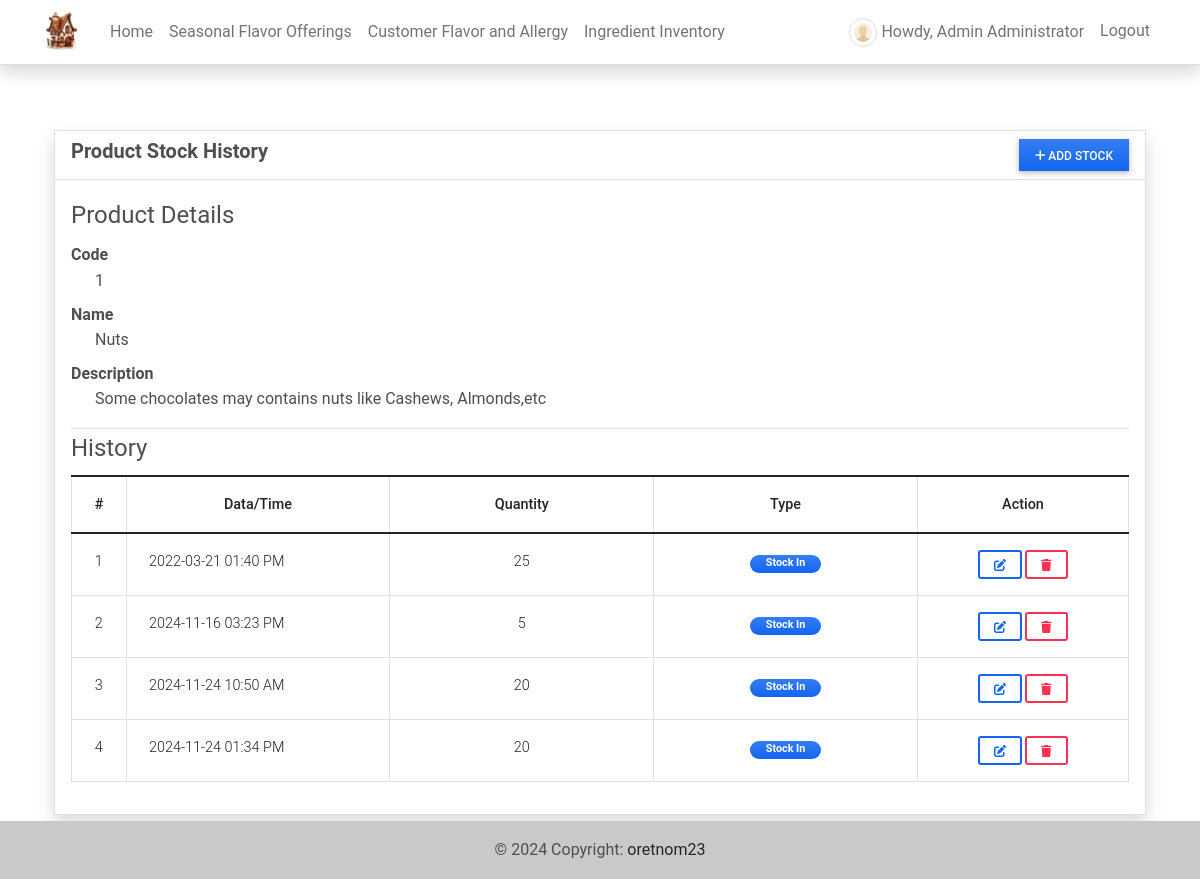
Screenshot of /inventory/1 (signed in) with the database file from the repository.
### imsApp/models.py (models this page shows, shortened)
class Product(models.Model):
    code=models.CharField(max_length=100, blank=True, null=True)
    name=models.CharField(max_length=250, blank=True, null=True)
    description = models.TextField()
    price = models.FloatField(default=0)
    status = models.CharField(max_length=2, choices=(('1','Active'),('2','Inactive')), default=0)
    date_created = models.DateTimeField(default=timezone.now)
    date_updated = models.DateTimeField(auto_now=True)
    def __str__(self):
        return self.code + ' - ' + self.name

class Stock(models.Model):
    product = models.ForeignKey(Product, on_delete=models.CASCADE)
    quantity = models.FloatField(default=0)
    type = models.CharField(max_length=2,choices=(('1','Stock-in'),('2','Stock-Out')), default = 0)
    date_created = models.DateTimeField(default=timezone.now)
    date_updated = models.DateTimeField(auto_now=True)

### imsApp/views.py (the view)
# urls.py: path('inventory/<int:pk>',views.inv_history,name='inventory-history-page'),
@login_required
def inv_history(request, pk= None):
    context['page_title'] = 'Inventory History'
    if pk is None:
        messages.error(request, "Product ID is not recognized")
        return redirect('inventory-page')
    else:
        product = Product.objects.get(id = pk)
        stocks = Stock.objects.filter(product = product).all()
        context['product'] = product
        context['stocks'] = stocks
        return render(request, 'inventory-history.html', context )

### imsApp/templates/inventory-history.html (shortened to what this page needs)
{% extends 'base.html' %} {% load humanize %} {% block pageContent %}
<div class="container pt-3">
    <div class="card card-default border shadow rounded-0">
        <div class="card-header">
            <div class="w-100 d-flex justify-content-between">
                <h5 class="fw-bolder card-title">Product Stock History</h5>
                <button class="btn btn-primary btn-sm rounded-0 bg-gradient px-3" type="button" id="add_stock"><i class="fa fa-plus"></i> Add Stock</button>
            </div>
        </div>
        <div class="card-body">
            <div class="conteiner-fluid">
                <fieldset class="border-bottom">
                    <legend>Product Details</legend>
                    <dl>
                        <dt class="tex-muted">Code</dt>
                        <dd class="ps-4">{{ product.code }}</dd>
                        <dt class="tex-muted">Name</dt>
                        <dd class="ps-4">{{ product.name }}</dd>
                        <dt class="tex-muted">Description</dt>
                        <dd class="ps-4">{{ product.description }}</dd>
                    </dl>
                </fieldset>
                <fieldset>
                    <legend>History</legend>
                    <table class="table table-bordered" id="stock-tbl">
                        <colgroup>
                            <col width="5%">
                            <col width="25%">
                            <col width="25%">
                            <col width="25%">
                            <col width="20%">
                        </colgroup>
                        <thead>
                            <th class="text-center">#</th>
                            <th class="text-center">Data/Time</th>
                            <th class="text-center">Quantity</th>
                            <th class="text-center">Type</th>
                            <th class="text-center">Action</th>
                        </thead>
                        <tbody>
                            {% for stock in stocks %}
                            <tr>
                                <td class="text-center">{{ forloop.counter }}</td>
                                <td class="">{{ stock.date_created|date:"Y-m-d h:i A" }}</td>
                                <td class="text-center">{{ stock.quantity|floatformat:0|intcomma }}</td>
                                <td class="text-center">
                                    {% if stock.type == '1' %}
                                    <span class="badge px-3 rounded-pill bg-primary bg-gradient">Stock In</span> {% else %}
                                    <span class="badge px-3 rounded-pill bg-danger bg-gradient">Stock Out</span> {% endif %}
                                </td>
                                <td class="text-center">
                                    {% if stock.type == '1' %}
                                    <a class="btn btn-outline-primary btn-sm edit-data" href="javascript:void(0)" data-id="{{ stock.pk }}" title="Edit">
                                        <i class="fa fa-edit"></i>
                                    </a>
                                    <button class="btn btn-outline-danger btn-sm delete-data" type="button" data-id="{{ stock.pk }}" title="Delete">
                                        <i class="fa fa-trash"></i>
                                    </button>
                                    {% else %}
                                    ------
                                    {% endif %}
                                </td>
                            </tr>
                            {% endfor %}
                        </tbody>
                    </table>
                </fieldset>
            </div>
        </div>
    </div>
</div>
{% endblock pageContent %}

### imsApp/templates/topNavigation.html (shortened to what this page needs)
{% load static %}
<header>
    <nav class="navbar navbar-expand-lg navbar-light bg-white fixed-top shadow border-bottom">
        <div class="container">
            <a class="navbar-brand" target="_blank" href="{% url 'home-page' %}">
                <img src="{{ MEDIA_URL }}/default/logo1.png" height="16" alt="{{ MEDIA_URL }}" loading="lazy" style="margin-top: -3px;" />
            </a>
            <div class="collapse navbar-collapse" id="navbarExample01">
                <ul class="navbar-nav me-auto mb-2 mb-lg-0" id="topNav">
                    {% if user.id %}
                    <li class="nav-item">
                        <a class="nav-link" aria-current="page" href="{% url 'home-page' %}">Home</a>
                    </li>
                    <li class="nav-item">
                        <a class="nav-link" aria-current="page" href="{% url 'category-page' %}">Seasonal Flavor Offerings</a>
                    </li>
                    <li class="nav-item">
                        <a class="nav-link" aria-current="page" href="{% url 'product-page' %}">Customer Flavor and Allergy</a>
                    </li>
                    <li class="nav-item">
                        <a class="nav-link" aria-current="page" href="{% url 'inventory-page' %}">Ingredient Inventory</a>
                    </li>
                    {% endif %}
                </ul>
                <ul class="navbar-nav d-flex flex-row">
                    {% if user.id %} {% if user.profile.user_type == 1 %} {% endif %}
                    <li class="nav-item me-3 me-lg-0">
                        <a class="nav-link" href="{% url 'profile' %}">
                            <span class="me-1"><img src="{{ MEDIA_URL }}/default/default-avatar.png" alt="User Avatar" id="user-avatar" class="img-thumbnail rounded-circle"></span>Howdy, {{ user.first_name }} {{user.last_name}}
                        </a>
                    </li>
                    <li class="nav-item me-3 me-lg-0">
                        <a class="nav-link" href="{% url 'logout' %}">Logout</a>
                    </li>
                    {% endif %}
                </ul>
            </div>
        </div>
    </nav>
</header>

### static/assets/default/css/style.css (style rules this page uses)
html, body { height: 100%; width: 100%; max-height: 100%; overflow: auto; display: flex; flex-direction: column; }
body>header { flex-shrink: auto; }
#user-avatar { width: 1.8rem; height: 1.8rem; object-fit: scale-down; object-position: center center; }
.navbar-brand>img { height: 2em; }

### rows the page displays
Product: code "1", name "Nuts", description "Some chocolates may contains nuts like Cashews, Almonds,etc"
Stock: date_created "2022-03-21 01:40 PM", quantity "25", type "Stock In"
Stock: date_created "2024-11-16 03:23 PM", quantity "5", type "Stock In"
Stock: date_created "2024-11-24 10:50 AM", quantity "20", type "Stock In"
Stock: date_created "2024-11-24 01:34 PM", quantity "20", type "Stock In"

### other values shown
{{ user.first_name }} "Admin"
{{ user.last_name }} "Administrator"
